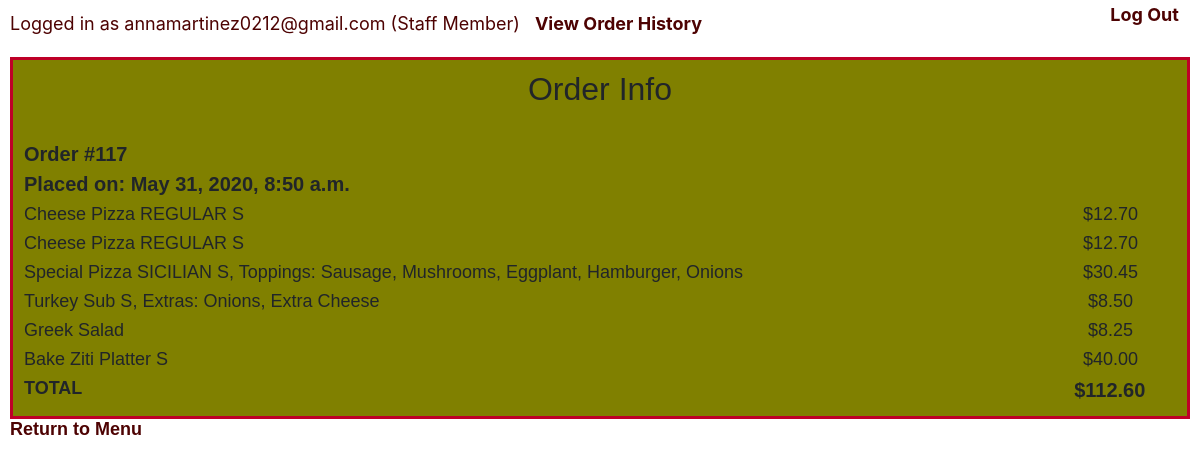
Screenshot of /confirmation/117 (signed in) with the database file from the repository.
### orders/models.py (models this page shows, shortened)
class Order(models.Model):
  order_id = models.AutoField(primary_key=True)
  customer = models.ForeignKey(settings.AUTH_USER_MODEL, on_delete=models.DO_NOTHING, related_name="active_customer")#can ditch rel name?
  time = models.DateTimeField(auto_now_add=True)
  total = models.DecimalField(max_digits=7, decimal_places=2, default=0)

class PizzaOrder(models.Model):
  dish = models.ForeignKey(Dish, on_delete=models.CASCADE, related_name="dish_id_pizza")
  order = models.ForeignKey(Order, on_delete=models.CASCADE, related_name="pizza_to_order_id", default=None)
  topping_1 = models.ForeignKey(Topping, on_delete=models.DO_NOTHING, related_name="topping_1", blank=True, null=True)
  topping_2 = models.ForeignKey(Topping, on_delete=models.DO_NOTHING, related_name="topping_2", blank=True, null=True)
  topping_3 = models.ForeignKey(Topping, on_delete=models.DO_NOTHING, related_name="topping_3", blank=True, null=True)
  topping_4 = models.ForeignKey(Topping, on_delete=models.DO_NOTHING, related_name="topping_4", blank=True, null=True)
  topping_5 = models.ForeignKey(Topping, on_delete=models.DO_NOTHING, related_name="topping_5", blank=True, null=True)
  def __str__(self):
    toppings = list(filter(None, [self.topping_1, self.topping_2, self.topping_3, self.topping_4, self.topping_5]))
    for i in range (len(toppings)):
      toppings[i] = toppings[i].name
    t = ", ".join(toppings)
    if toppings:
      return f"{self.dish.name} {self.dish.style} {self.dish.size}, Toppings: {t}"
    else:
      return f"{self.dish.name} {self.dish.style} {self.dish.size}"

class Dish(models.Model):
  name = models.CharField(max_length=64, blank=True) # blank makes name optional
  PIZZA = 'PIZZA'
  SUB = 'SUB'
  PASTASALAD = 'PASTASALAD'
  PLATTER = 'PLATTER'
  TYPE_CHOICES = ( (PIZZA, 'Pizza'), (SUB, 'Sub'), (PASTASALAD, 'PastaSalad'), (PLATTER, 'Platter') )
  type = models.CharField(max_length=64, choices=TYPE_CHOICES, blank=True)
  REGULAR = 'REGULAR'
  SICILIAN = 'SICILIAN'
  STYLE_CHOICES = ( (REGULAR, 'Regular'), (SICILIAN, 'Sicilian'),)
  style = models.CharField(max_length=64, choices=STYLE_CHOICES, blank=True)
  LARGE = 'L'
  SMALL = 'S'
  SIZE_CHOICES = ( (SMALL, 'Small'), (LARGE, 'Large'),)
  size = models.CharField(max_length=1, choices=SIZE_CHOICES, default=SMALL, blank=True)
  price = models.DecimalField(max_digits=6, decimal_places=2, default=None, null=True, blank=True)
  topping_count = models.IntegerField(default=0, validators=[MaxValueValidator(5), MinValueValidator(0)], blank=True) #validators overwrite blank=True

class Topping(models.Model):
  name = models.CharField(max_length=64, primary_key=True)

class SubOrder(models.Model):
  dish = models.ForeignKey(Dish, related_name="sub_dish_id", on_delete=models.DO_NOTHING)
  order = models.ForeignKey(Order, on_delete=models.CASCADE, related_name="sub_to_order_id")
  MUSHROOMS = 'Mushrooms'
  PEPPERS = 'Peppers'
  ONIONS = 'Onions'
  XTRCHEESE = 'Extra Cheese'
  EXTRA_CHOICES = ((MUSHROOMS, 'Mushrooms'), (PEPPERS, 'Peppers'), (ONIONS, 'Onions'), (XTRCHEESE, 'Extra Cheese'),)
  extra_1 = models.CharField(max_length=64, choices=EXTRA_CHOICES, blank=True, null=True)
  extra_2 = models.CharField(max_length=64, choices=EXTRA_CHOICES, blank=True, null=True)
  extra_3 = models.CharField(max_length=64, choices=EXTRA_CHOICES, blank=True, null=True)
  extra_4 = models.CharField(max_length=64, choices=EXTRA_CHOICES, blank=True, null=True)
  price = models.DecimalField(max_digits=6, decimal_places=2, default=None, null=True, blank=True)
  def __str__(self):
    extras = list(filter(None, [self.extra_1, self.extra_2, self.extra_3, self.extra_4]))
    e = ", ".join(extras)
    if extras:
      return f"{self.dish.name} {self.dish.size}, Extras: {e}"
    else:
      return f"{self.dish.name} {self.dish.size}"

class PastaSaladOrder(models.Model):
  dish = models.ForeignKey(Dish, related_name="pastasalad_dish_id", on_delete=models.DO_NOTHING)
  order = models.ForeignKey(Order, on_delete=models.CASCADE, related_name="pastasalad_to_order_id")
  def __str__(self):
    return f"{self.dish.name}"

class PlatterOrder(models.Model):
  dish = models.ForeignKey(Dish, related_name="platter_dish_id", on_delete=models.DO_NOTHING)
  order = models.ForeignKey(Order, on_delete=models.CASCADE, related_name="platter_to_order_id")
  def __str__(self):
    return f"{self.dish.name} {self.dish.size}"

### orders/views.py (the view)
# urls.py: path("confirmation", views.confirmation, name="confirmation"),
@login_required
def confirmation(request, order_id=None):
  if order_id is None:
    order = Order.objects.get(pk=request.session['order_id'])
    title = "Step 3: Confirmation"
    email = request.user.email
    if request.session['email_sent'] == False:
      send_mail('Order confirmation',
      'Your Pizza & Food Order ID %s has been placed. The total is $%s' % (order.order_id, order.total),
      'cs50pizza@gmail.com',
      [email],
      fail_silently=False,)
      print("CONF EMAIL SENT")
      request.session['email_sent'] = True
  else:
    order = Order.objects.get(pk=order_id)
    title = "Order Info"
    email = None
  pizzas = PizzaOrder.objects.filter(order=order.order_id)
  subs = SubOrder.objects.filter(order=order.order_id)
  pastasalads = PastaSaladOrder.objects.filter(order=order.order_id)
  platters = PlatterOrder.objects.filter(order=order.order_id)
  template = loader.get_template('pizza/confirmation.html')
  context = {
  "title": title,
  "pizzas": pizzas,
  "subs": subs,
  "pastasalads": pastasalads,
  "platters": platters,
  "order": order,
  "email": email
  }
  return HttpResponse(template.render(context, request))

### orders/context_processors.py (called while the page is built)
def customer_processor(request):
 customer = request.user
 return {'customer': customer}

### orders/templates/pizza/confirmation.html (shortened to what this page needs)
{% extends "pizza/innerlayout.html" %}
{% block body %}
<div class="callout">
  <h2>{{title}}</h2>
  <br>
  <table width="100%" id="items" class="foodmenu">
    <tr>
      <th colspan="2" style="text-align:left">
        Order #{{order.order_id}}<br>
        Placed on: {{order.time}}
      </th>
    </tr>
    {% for p in pizzas %}
    <tr><td class="item">{{p}}</td>
      <td class="price">${{p.dish.price}}</td>
    </tr>
    {% endfor %}
    {% for s in subs %}
    <tr><td class="item">{{s}}</td>
      <td class="price">${{s.price}}</td>
    </tr>
    {% endfor %}
    {% for ps in pastasalads %}
    <tr><td class="item">{{ps}}</td>
      <td class="price">${{ps.dish.price}}</td>
    </tr>
    {% endfor %}
    {% for pl in platters %}
    <tr><td class="item">{{pl}}</td>
      <td class="price">${{pl.dish.price}}</td>
    </tr>
    {% endfor %}
    <tr><td class="item"><b>TOTAL</b></td>
      <td><b>${{order.total}}</b></td>
    </tr>
  </table>
<a class="navigation-left" href="{% url 'index' %}" >Return to Menu</a>
</div>
{% endblock %}

### orders/templates/pizza/innerlayout.html (shortened to what this page needs)
<!DOCTYPE html>
<html lang="en">
  <head>
    {% load static %}
    <link href="https://stackpath.bootstrapcdn.com/bootstrap/4.4.1/css/bootstrap.min.css" rel="stylesheet">
    <link href="{% static 'pizza/inner.css' %}" rel="stylesheet">
  </head>
<table width="100%">
  <tr>
    <td align="left" name="user" class="loggedin">Logged in as {{customer}}
      {% block order_history %}
      {% if customer.is_staff %}
      (Staff Member)
      <a class="navigation" align="left" href="{% url 'order_history' %}">View Order History</a>
      {% endif %}
      {% endblock %}
    </td>
    <td align="right"><a class="navigation" align="right" href="{% url 'logout' %}" name="logout">  Log Out</a></td>
  </tr>
</table>
  <body class="text-center">
    {% block body %}
    {% endblock %}
  </body>
</html>

### orders/static/pizza/inner.css (style rules this page uses)
h1,h2 { text-align: center; font-family: Verdana,Arial,Helvetica,sans-serif; margin: 0; }
div.callout { font-family: Verdana,Arial,Helvetica,sans-serif; font-size: 1.25em; text-align: center; border: medium solid #be0027; background-color: olive; margin: 0.5em; padding: 0.5em; }
td { width:auto; padding-right: 0.7em; }
.navigation-left { position: absolute; left: 0px; width: 300px; padding: 10px; color:#4d0202; font-size: 18px; font-weight: bold; text-align:left; }
.navigation { padding: 10px; color:#4d0202; font-size: 18px; font-weight: bold; }
.loggedin { padding: 10px; color:#4d0202; font-size: 18px; }
.price { font-size: 18px; padding-right: -5px; }
.item { font-size: 18px; text-align: left; }
td { vertical-align: top }

### rows the page displays
Order: order_id "117", time "May 31, 2020, 8:50 a.m.", total "112.60"
PizzaOrder: topping_1+topping_2+topping_3 "Cheese Pizza REGULAR S", dish.price "12.70"
PizzaOrder: topping_1+topping_2+topping_3 "Cheese Pizza REGULAR S", dish.price "12.70"
PizzaOrder: topping_1+topping_2+topping_3 "Special Pizza SICILIAN S, Toppings: Sausage, Mushrooms, Eggplant, Hamburger, Onions", dish.price "30.45"
SubOrder: extra_1+extra_2+extra_3 "Turkey Sub S, Extras: Onions, Extra Cheese", price "8.50"
PastaSaladOrder: dish.name "Greek Salad", dish.price "8.25"
PlatterOrder: dish.size "Bake Ziti Platter S", dish.price "40.00"

### other values shown
{{ customer }} "annamartinez0212@gmail.com"
{{ title }} "Order Info"
